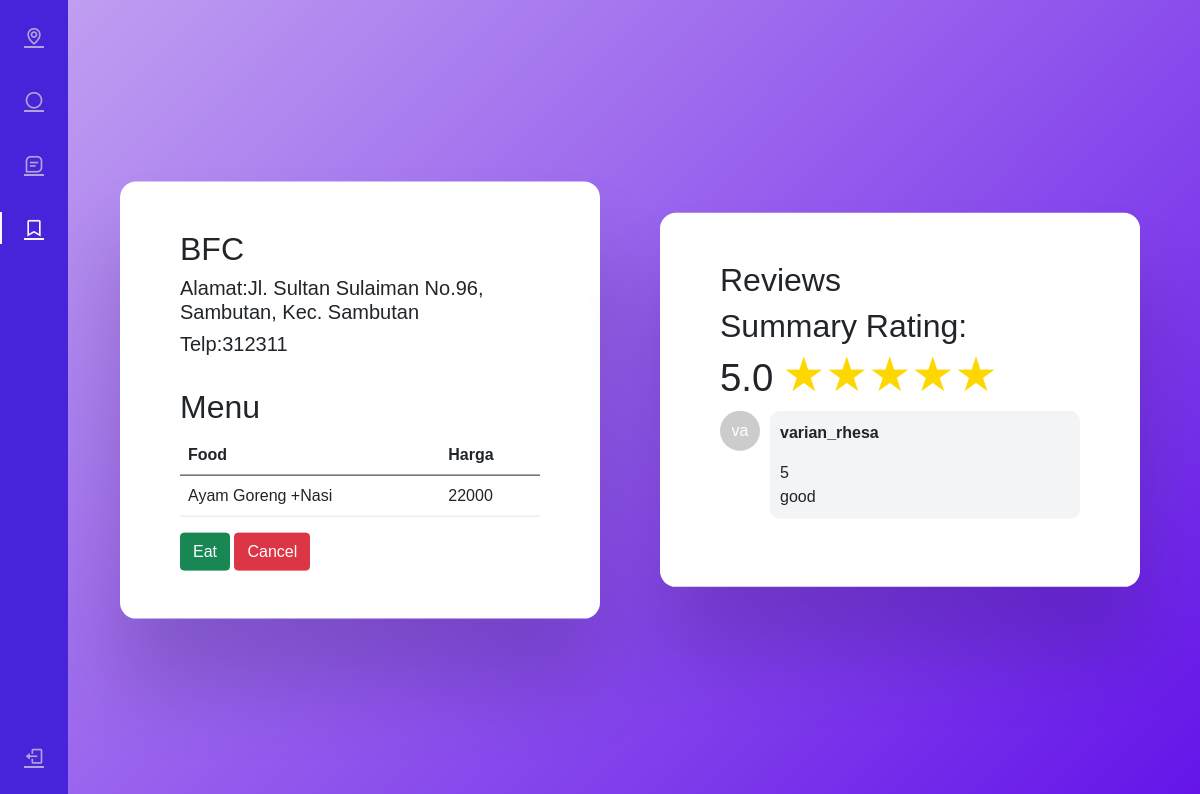
Page /eat.php?id=1 on the committed database.
### tables this page shows
CREATE TABLE `rumahmakan` (
  `id_rm` int(10) NOT NULL,
  `nama_rumahmakan` varchar(20) NOT NULL,
  `Alamat` varchar(50) NOT NULL,
  `lokasi_rm` varchar(500) NOT NULL,
  `no_telp` varchar(16) NOT NULL
);

CREATE TABLE `menu` (
  `Id_Menu` int(30) NOT NULL,
  `Menu` varchar(30) NOT NULL,
  `Harga` float NOT NULL,
  `Id_rm` int(10) NOT NULL
);

CREATE TABLE `rating` (
  `id_rm` int(10) NOT NULL,
  `username` varchar(20) NOT NULL,
  `Rating` int(1) NOT NULL,
  `Komentar` varchar(50) NOT NULL
);

### eat.php (the view, shortened to what this page needs)
<?php
include "config.php";
if (isset($_GET['id'])) {
  $id = $_GET['id'];
}
?>
<!DOCTYPE html>
<html lang="en">
<head>
  <link rel="stylesheet" href="https://cdn.jsdelivr.net/npm/bootstrap@5.0.0-beta1/dist/css/bootstrap.min.css"
    type="text/css">
  <link rel="stylesheet" href="https://cdn.jsdelivr.net/npm/boxicons@latest/css/boxicons.min.css" type="text/css">
  <link rel="stylesheet" href="https://cdn.jsdelivr.net/npm/bootstrap@5.0.0-beta1/dist/css/bootstrap.min.css"
    type="text/css">
  <link rel="stylesheet" href="https://cdn.jsdelivr.net/npm/boxicons@latest/css/boxicons.min.css" type="text/css">
</head>
<body>
  <div class="l-navbar sidebar-custom" id="nav-bar">
    <nav class="nav">
      <div> <div class="nav_list">
          <a href="dashboard3.php" class="nav_link "> <i class='bx bx-map nav_icon'></i>  </a>
          <a href="roulette.php" class="nav_link"> <i class='bx bx-circle nav_icon'></i>  </a>
          <a href="#" class="nav_link"> <i class='bx bx-message-square-detail nav_icon'></i>  </a>
          <a href="#" class="nav_link active"> <i class='bx bx-bookmark nav_icon'></i> <span class="nav_name">Bookmark</span>
          </a>
        </div>
      </div> <a href="logout.php" class="nav_link"> <i class='bx bx-log-out nav_icon'></i>  </a>
    </nav>
  </div>
  <div class="wrapper2">
    <div class="container">
      <?php
      $sql1 = "SELECT * FROM rumahmakan where id_rm = $id";
      $query1 = mysqli_query($conn, $sql1);
          while ($row = mysqli_fetch_assoc($query1)) {
            echo "<tr>
                    <td><h2>" . $row['nama_rumahmakan'] . "</h2></td>
                    <td><h5>Alamat:" . $row['Alamat'] . "</h5></td>
                    <td><h5>Telp:" . $row['no_telp'] . "</h5></td>
                  </tr>";
          }
        ?>
        <br>
      <h2>Menu</h2>
      <table class="table">
        <thead>
          <tr>
            <th scope="col">Food</th>
            <th scope="col">Harga</th>
          </tr>
        </thead>
        <tbody>
          <?php
          $sql2 = "SELECT * FROM menu where id_rm = $id";
          $query2 = mysqli_query($conn, $sql2);
          while ($row = mysqli_fetch_assoc($query2)) {
            echo "<tr>
                    <td>" . $row['Menu'] . "</td>
                    <td>" . $row['Harga'] . "</td>
                  </tr>";
          }
          ?>
        </tbody>
      </table>
      <a href="menu.php?id=<?php echo $id; ?>"><button class='btn btn-success'>Eat</button></a>
      <a href="roulette.php"><button  class='btn btn-danger'>Cancel</button></a>
    </div>
  </div>
  <div class="wrapper3">
    <div class="container">
    <h2>Reviews</h2>
      <?php
      $query = "SELECT AVG(Rating) AS avg_rating FROM rating WHERE id_rm = $id";
      $result = mysqli_query($conn, $query);
      $row = mysqli_fetch_assoc($result);
      $summary = number_format($row['avg_rating'], 1);
      echo "<h2>Summary Rating: <br> <span style='font-size: 1.2em;'>$summary</span> ";
      for ($i = 1; $i <= 5; $i++) {
        if ($i <= round($summary)) {
          echo "<span style='color: #FFD700; font-size: 1.5em;'>&#9733;</span>";
        } else {
          echo "<span style='color: #000; font-size: 1.5em;'>&#9733;</span>";
        }
      }
      echo "</h2>";
      ?>
      <div class="chat-container">
        <?php
        if (isset($_GET['id'])) {
          $id = $_GET['id'];
        }
        $sql = "SELECT * FROM rating where id_rm = $id";
        $query = mysqli_query($conn, $sql);
        while ($row = mysqli_fetch_assoc($query)) {
          ?>
          <div class="chat-bubble">
            <div class="chat-avatar">
              <span class="avatar-initials">
                <?php echo substr($row['username'], 0, 2); ?>
              </span>
            </div>
            <div class="chat-message">
              <p class="chat-user">
                <?php echo $row['username']; ?>
              </p>
              <p class="chat-text">
                <?php echo $row['Rating']; ?>
              </p>
              <p class="chat-text">
                <?php echo $row['Komentar']; ?>
              </p>
            </div>
          </div>
          <?php
        }
        ?>
      </div>
    </div>
  </div>
</body>
</html>

### eat.php (style rules this page uses)
:root { --header-height: 3rem; --nav-width: 68px; --first-color: #4723D9; --first-color-light: #AFA5D9; --white-color: #F7F6FB; --body-font: 'Nunito', sans-serif; --normal-font-size: 1rem; --z-fixed: 100 }
body { position: relative; margin: var(--header-height) 0 0 0; padding: 0 1rem; font-family: var(--body-font); font-size: var(--normal-font-size); transition: .5s }
a { text-decoration: none }
.l-navbar { position: fixed; top: 0; left: -30%; width: var(--nav-width); height: 100vh; background-color: var(--first-color); padding: .5rem 1rem 0 0; transition: .5s; z-index: var(--z-fixed) }
.nav { height: 100%; display: flex; flex-direction: column; justify-content: space-between; overflow: hidden }
.nav_logo, .nav_link { display: grid; grid-template-columns: max-content max-content; align-items: center; column-gap: 1rem; padding: .5rem 0 .5rem 1.5rem }
.nav_link { position: relative; color: var(--first-color-light); margin-bottom: 1.5rem; transition: .3s }
.nav_icon { font-size: 1.25rem }
.active { color: var(--white-color) }
.active::before { content: ''; position: absolute; left: 0; width: 2px; height: 32px; background-color: var(--white-color) }
@media screen and (min-width: 768px) { body { margin: calc(var(--header-height) + 1rem) 0 0 0; padding-left: calc(var(--nav-width) + 2rem) } }
@media screen and (min-width: 768px) { .l-navbar { left: 0; padding: 1rem 1rem 0 0 } }
* { padding: 0; margin: 0; box-sizing: border-box; font-family: "Poppins", sans-serif; }
body { height: 100vh; background: linear-gradient(135deg, #c3a3f1, #6414e9); }
.wrapper2 { width: 40%; max-width: 34.37em; max-height: 90vh; background-color: #ffffff; position: absolute; transform: translate(-50%, -50%); top: 50%; left: 30%; padding: 3em; border-radius: 1em; box-shadow: 0 4em 5em rgba(27, 8, 53, 0.2); }
.wrapper3 { width: 40%; max-width: 34.37em; max-height: 90vh; background-color: #ffffff; position: absolute; transform: translate(-50%, -50%); top: 50%; left: 75%; padding: 3em; border-radius: 1em; box-shadow: 0 4em 5em rgba(27, 8, 53, 0.2); }
.container { position: relative; width: 100%; height: 100%; }
.chat-container { max-height: 300px; overflow-y: auto; }
.chat-bubble { display: flex; margin-bottom: 20px; }
.chat-avatar { width: 40px; height: 40px; border-radius: 50%; background-color: #ccc; display: flex; align-items: center; justify-content: center; }
.avatar-initials { font-size: 16px; color: #fff; }
.chat-message { flex: 1; margin-left: 10px; background-color: #f3f4f6; padding: 10px; border-radius: 10px; }
.chat-user { font-weight: bold; }
.chat-text { margin: 0; }

### rows in the picture
rumahmakan: nama_rumahmakan "BFC", Alamat "Jl. Sultan Sulaiman No.96, Sambutan, Kec. Sambutan", no_telp "312311"
menu: Menu "Ayam Goreng +Nasi", Harga "22000"
rating: username "va", username "varian_rhesa", Rating "5", Komentar "good"

### other values in the picture
$summary "5.0"
